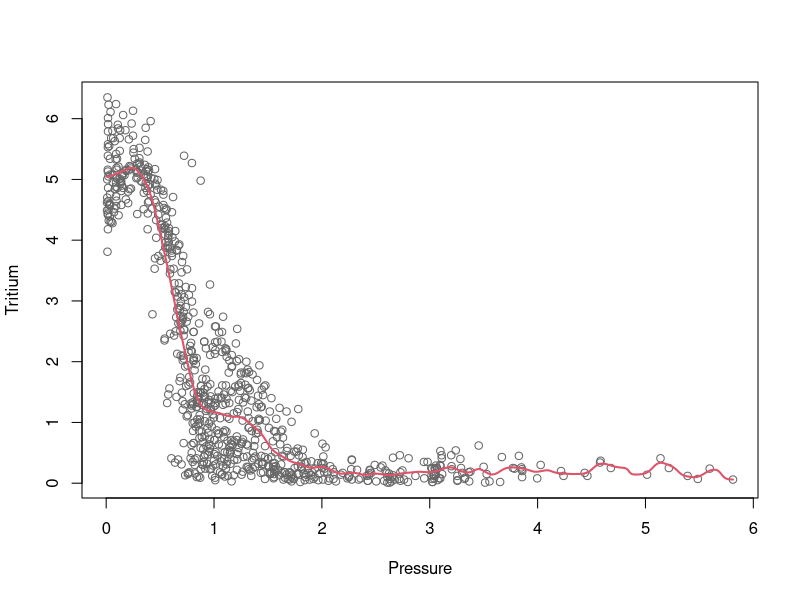

This figure's R source: (Note: this script raises an error after producing the figure.)
# Read data
data <- read.csv("assignment_1_2/tritium.csv")
attach(data)

# Question 1: Nadaraya-Watson regression
x=pressure
y=tritium

NW_CV <- function(x,y,h){
  n <- length(x)
  mcv <- rep(0,n)
  for(i in 1:n){
    mcv[i] <- ksmooth(x[-i], y[-i], kernel="normal", bandwidth=h, x.points=x[i])$y
  }
  cv <- mean((y-mcv)^2)
  return(cv)
}

min_h <- optim(par = 0.3, fn=function(h) NW_CV(x,y,h), method = "BFGS")
(h_cv <- min_h$par)

x_val <- seq(from=min(x), to=max(x), length.out = 1000)
NWe <- ksmooth(x, y, kernel="normal", bandwidth=h_cv, x.points=x_val)
str(NWe)

plot(x, y, xlab = "Pressure", ylab = "Tritium", col="gray40")
points(NWe$x, NWe$y, type = "l", col = 2, lwd = 2) 

# Question 2: 95% confidence intervals

NWe1 <- ksmooth(x, y, kernel="normal", bandwidth=h_cv, x.points=x)
s2 <- mean((y[order(x)]-NWe1$y)^2)
K2 <- 2*qnorm(0.75)/sqrt(pi)
fx = density(x, from=min(x), to=max(x), n=1000)
NWe2 <- ksmooth(x, y, kernel="normal", bandwidth=h_cv, x.points = fx$x)
CI_up <- NWe2$y + qnorm(0.975)*sqrt(s2*K2)/sqrt(n*h_cv*fx$y)
CI_lo <- NWe2$y - qnorm(0.975)*sqrt(s2*K2)/sqrt(n*h_cv*fx$y)

plot(x,y, xlab = "Pressure", ylab = "Tritium", col="gray50")
points(NWe$x,NWe$y,type = "l",col=2,lwd=2)
points(NWe$x,CI_up,type = "l",col=2,lwd=2,lty=2)
points(NWe$x,CI_lo,type = "l",col=2,lwd=2,lty=2)


# Question 3: Check for conditional variance

residuals2_NW <- (y - NWe1$y)^2

residuals2_min_h <- optim(par = 0.3, fn=function(h) NW_CV(x,residuals2_NW,h), method = "BFGS")
(residuals2_h_cv <- residuals2_min_h$par)

NWe_residuals2 <- ksmooth(x, residuals2_NW, kernel="normal", bandwidth=residuals2_h_cv, x.points=x_val)
str(NWe_residuals2)

plot(x, residuals2_NW, xlab = "Pressure", ylab = "Residuals Squared", col = "gray40", pch = 1)
lines(NWe_residuals2$x, NWe_residuals2$y, col = 2, lwd = 2)
               
# Question 4: Local quadratic regression using leave-one-out-cross-validation for h              
               
h_seq <- seq(0.05, 1, by = 0.01)
cv_errors <- numeric(length(h_seq))

for (j in seq_along(h_seq)) {
  h <- h_seq[j]
  errors <- numeric(length(x))
  
  for (i in 1:length(x)) {
    x_train <- x[-i]
    y_train <- y[-i]
    
    z <- x_train - x[i]
    w <- dnorm(z / h)
    
    fit <- lm(y_train ~ z + I(z^2), weights = w)
    y_pred <- coef(fit)[1]
    errors[i] <- (y[i] - y_pred)^2
  }
    cv_errors[j] <- mean(errors)
}
optimal_h <- h_seq[which.min(cv_errors)]


xval <- seq(min(x), max(x), length.out = 802)
lqest <- rep(NA, length(xval)) 
               
for (i in 1:length(xval)) {
  z <- x - xval[i]
  w <- dnorm(z / optimal_h)  
  wls <- lm(y ~ z + I(z^2), weights = w)
  lqest[i] <- wls$coef[1]
}

plot(x, y, pch = 16, col = "gray60",
     xlab = "Pressure", ylab = "Tritium", 
     main = "Local Quadratic Regression (p = 2)")
lines(xval, lqest, col = 2, lwd = 2)

# Question 5: Local quadratic regression with first and second derivative

xval <- seq(min(x), max(x), length.out = 802)

lqest <- rep(NA, length(xval))       
lqest_prime <- rep(NA, length(xval)) 
lqest_double_prime <- rep(NA, length(xval)) 

for (i in 1:length(xval)) {
  z <- x - xval[i]
  w <- dnorm(z / optimal_h)
  wls <- lm(y ~ z + I(z^2), weights = w)  
  coefs <- coef(wls)
  
  lqest[i] <- coefs[1]                   
  lqest_prime[i] <- coefs[2]               
  lqest_double_prime[i] <- 2 * coefs[3]     
}

plot(x, y, pch = 16, col = "gray60",
     xlab = "Pressure", ylab = "Tritium", 
     main = "Local Quadratic Regression with Derivatives")
lines(xval, lqest, col = "blue", lwd = 2)
lines(xval, lqest_prime, col = "red", lwd = 2)
lines(xval, lqest_double_prime, col = "green", lwd = 2)
legend("topright", legend = c("Regression", "First Derivative", "Second Derivative"),
       col = c("blue", "red", "green"), lwd = 2)

               
